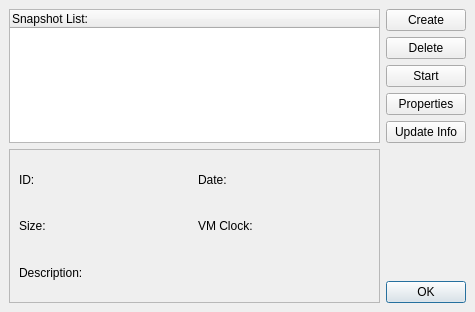
<?xml version="1.0" encoding="UTF-8"?>
<ui version="4.0">
 <author>Andrey Rijov</author>
 <class>Snapshots_Window</class>
 <widget class="QDialog" name="Snapshots_Window">
  <property name="geometry">
   <rect>
    <x>0</x>
    <y>0</y>
    <width>475</width>
    <height>312</height>
   </rect>
  </property>
  <property name="windowTitle">
   <string>Manage VM Snapshots</string>
  </property>
  <property name="windowIcon">
   <iconset resource="../resources/images.qrc">
    <normaloff>:/clock.png</normaloff>:/clock.png</iconset>
  </property>
  <layout class="QGridLayout">
   <property name="leftMargin">
    <number>9</number>
   </property>
   <property name="topMargin">
    <number>9</number>
   </property>
   <property name="rightMargin">
    <number>9</number>
   </property>
   <property name="bottomMargin">
    <number>9</number>
   </property>
   <property name="spacing">
    <number>6</number>
   </property>
   <item row="5" column="0" rowspan="2">
    <widget class="QFrame" name="Info_Frame">
     <property name="sizePolicy">
      <sizepolicy hsizetype="Expanding" vsizetype="Expanding">
       <horstretch>0</horstretch>
       <verstretch>0</verstretch>
      </sizepolicy>
     </property>
     <property name="frameShape">
      <enum>QFrame::StyledPanel</enum>
     </property>
     <property name="frameShadow">
      <enum>QFrame::Sunken</enum>
     </property>
     <layout class="QGridLayout">
      <property name="leftMargin">
       <number>9</number>
      </property>
      <property name="topMargin">
       <number>9</number>
      </property>
      <property name="rightMargin">
       <number>9</number>
      </property>
      <property name="bottomMargin">
       <number>9</number>
      </property>
      <property name="spacing">
       <number>6</number>
      </property>
      <item row="2" column="0" colspan="2">
       <widget class="QLabel" name="Label_Description">
        <property name="text">
         <string>Description:</string>
        </property>
       </widget>
      </item>
      <item row="1" column="0">
       <widget class="QLabel" name="Label_Size">
        <property name="sizePolicy">
         <sizepolicy hsizetype="Minimum" vsizetype="Preferred">
          <horstretch>0</horstretch>
          <verstretch>0</verstretch>
         </sizepolicy>
        </property>
        <property name="text">
         <string>Size:</string>
        </property>
       </widget>
      </item>
      <item row="1" column="1">
       <widget class="QLabel" name="Label_VM_Clock">
        <property name="sizePolicy">
         <sizepolicy hsizetype="Minimum" vsizetype="Preferred">
          <horstretch>0</horstretch>
          <verstretch>0</verstretch>
         </sizepolicy>
        </property>
        <property name="text">
         <string>VM Clock:</string>
        </property>
       </widget>
      </item>
      <item row="0" column="0">
       <widget class="QLabel" name="Label_ID">
        <property name="sizePolicy">
         <sizepolicy hsizetype="Minimum" vsizetype="Preferred">
          <horstretch>0</horstretch>
          <verstretch>0</verstretch>
         </sizepolicy>
        </property>
        <property name="text">
         <string>ID:</string>
        </property>
       </widget>
      </item>
      <item row="0" column="1">
       <widget class="QLabel" name="Label_Date">
        <property name="sizePolicy">
         <sizepolicy hsizetype="Minimum" vsizetype="Preferred">
          <horstretch>0</horstretch>
          <verstretch>0</verstretch>
         </sizepolicy>
        </property>
        <property name="text">
         <string>Date:</string>
        </property>
       </widget>
      </item>
     </layout>
    </widget>
   </item>
   <item row="5" column="1">
    <spacer>
     <property name="orientation">
      <enum>Qt::Vertical</enum>
     </property>
     <property name="sizeHint" stdset="0">
      <size>
       <width>20</width>
       <height>40</height>
      </size>
     </property>
    </spacer>
   </item>
   <item row="3" column="1">
    <widget class="QPushButton" name="Button_Properties">
     <property name="sizePolicy">
      <sizepolicy hsizetype="Preferred" vsizetype="Fixed">
       <horstretch>0</horstretch>
       <verstretch>0</verstretch>
      </sizepolicy>
     </property>
     <property name="text">
      <string>Properties</string>
     </property>
     <property name="icon">
      <iconset resource="../resources/images.qrc">
       <normaloff>:/edit.png</normaloff>:/edit.png</iconset>
     </property>
     <property name="iconSize">
      <size>
       <width>24</width>
       <height>24</height>
      </size>
     </property>
    </widget>
   </item>
   <item row="2" column="1">
    <widget class="QPushButton" name="Button_Start">
     <property name="sizePolicy">
      <sizepolicy hsizetype="Preferred" vsizetype="Fixed">
       <horstretch>0</horstretch>
       <verstretch>0</verstretch>
      </sizepolicy>
     </property>
     <property name="text">
      <string>Start</string>
     </property>
     <property name="icon">
      <iconset resource="../resources/images.qrc">
       <normaloff>:/play.png</normaloff>:/play.png</iconset>
     </property>
     <property name="iconSize">
      <size>
       <width>24</width>
       <height>24</height>
      </size>
     </property>
    </widget>
   </item>
   <item row="1" column="1">
    <widget class="QPushButton" name="Button_Delete">
     <property name="sizePolicy">
      <sizepolicy hsizetype="Preferred" vsizetype="Fixed">
       <horstretch>0</horstretch>
       <verstretch>0</verstretch>
      </sizepolicy>
     </property>
     <property name="text">
      <string>Delete</string>
     </property>
     <property name="icon">
      <iconset resource="../resources/images.qrc">
       <normaloff>:/remove.png</normaloff>:/remove.png</iconset>
     </property>
     <property name="iconSize">
      <size>
       <width>24</width>
       <height>24</height>
      </size>
     </property>
    </widget>
   </item>
   <item row="0" column="1">
    <widget class="QPushButton" name="Button_Create">
     <property name="sizePolicy">
      <sizepolicy hsizetype="Preferred" vsizetype="Fixed">
       <horstretch>0</horstretch>
       <verstretch>0</verstretch>
      </sizepolicy>
     </property>
     <property name="text">
      <string>Create</string>
     </property>
     <property name="icon">
      <iconset resource="../resources/images.qrc">
       <normaloff>:/add.png</normaloff>:/add.png</iconset>
     </property>
     <property name="iconSize">
      <size>
       <width>24</width>
       <height>24</height>
      </size>
     </property>
    </widget>
   </item>
   <item row="6" column="1">
    <widget class="QPushButton" name="Button_OK">
     <property name="sizePolicy">
      <sizepolicy hsizetype="Preferred" vsizetype="Fixed">
       <horstretch>0</horstretch>
       <verstretch>0</verstretch>
      </sizepolicy>
     </property>
     <property name="text">
      <string>OK</string>
     </property>
     <property name="icon">
      <iconset resource="../resources/images.qrc">
       <normaloff>:/ok.png</normaloff>:/ok.png</iconset>
     </property>
     <property name="iconSize">
      <size>
       <width>24</width>
       <height>24</height>
      </size>
     </property>
     <property name="default">
      <bool>true</bool>
     </property>
    </widget>
   </item>
   <item row="4" column="1">
    <widget class="QPushButton" name="Button_Update">
     <property name="sizePolicy">
      <sizepolicy hsizetype="Preferred" vsizetype="Fixed">
       <horstretch>0</horstretch>
       <verstretch>0</verstretch>
      </sizepolicy>
     </property>
     <property name="text">
      <string>Update Info</string>
     </property>
     <property name="icon">
      <iconset resource="../resources/images.qrc">
       <normaloff>:/update.png</normaloff>:/update.png</iconset>
     </property>
     <property name="iconSize">
      <size>
       <width>24</width>
       <height>24</height>
      </size>
     </property>
    </widget>
   </item>
   <item row="0" column="0" rowspan="5">
    <widget class="QTreeWidget" name="Snapshots_Tree">
     <column>
      <property name="text">
       <string>Snapshot List:</string>
      </property>
     </column>
    </widget>
   </item>
  </layout>
 </widget>
 <tabstops>
  <tabstop>Snapshots_Tree</tabstop>
  <tabstop>Button_Create</tabstop>
  <tabstop>Button_Delete</tabstop>
  <tabstop>Button_Start</tabstop>
  <tabstop>Button_Properties</tabstop>
  <tabstop>Button_Update</tabstop>
  <tabstop>Button_OK</tabstop>
 </tabstops>
 <resources>
  <include location="../resources/images.qrc"/>
  <include location="../resources/images.qrc"/>
 </resources>
 <connections>
  <connection>
   <sender>Button_OK</sender>
   <signal>clicked()</signal>
   <receiver>Snapshots_Window</receiver>
   <slot>accept()</slot>
   <hints>
    <hint type="sourcelabel">
     <x>443</x>
     <y>281</y>
    </hint>
    <hint type="destinationlabel">
     <x>498</x>
     <y>235</y>
    </hint>
   </hints>
  </connection>
 </connections>
</ui>
